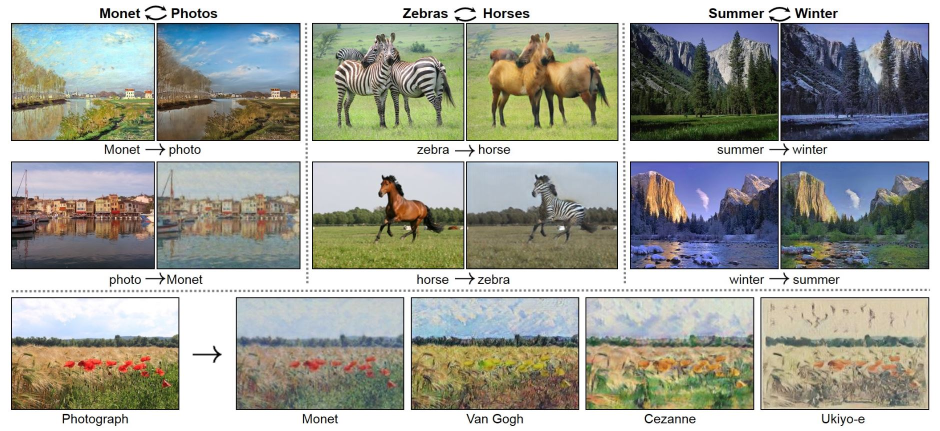
#> input picture imgs/风格迁移.JPG, 1880 x 862 px (shown at 1/2 size)
$ python data_prepare_v3.py --photo_dir imgs --output_dir out
#> lines starting #> are read from the running program, lines starting #| are printed output that depends on the picture
import os
import glob
from PIL import Image


def load_resized_img(path):
    return Image.open(path).convert('RGB').resize((256, 256))


def load_crop_img(path, x1, y1, x2, y2):
    return Image.open(path).convert('RGB').crop((x1, y1, x2, y2))


def process(photo_dir, output_dir):
#> called with photo_dir = 'imgs', output_dir = 'out'
    savedir = output_dir
    os.makedirs(savedir, exist_ok=True)
    print("Directory structure prepared at %s" % output_dir)

    photo_expr = photo_dir + "/*.jpg"
    photo_paths = glob.glob(photo_expr)
    photo_paths = sorted(photo_paths)

    print('The size of photo is %d' % len(photo_paths))
    for i, photo_path in enumerate(photo_paths):
        photo = Image.open(photo_path).convert('RGB')
#> photo is the input picture: PIL image 1880x862 RGB; mean R, G, B 162.2, 163.9, 155.3
        img_name = photo_path.split("\\")[-1]
        x, y = photo.size
#> x = 1880; y = 862
        if x > y:
            photo2 = photo.crop(((x - y) // 2, 0, (x + y) // 2, y))
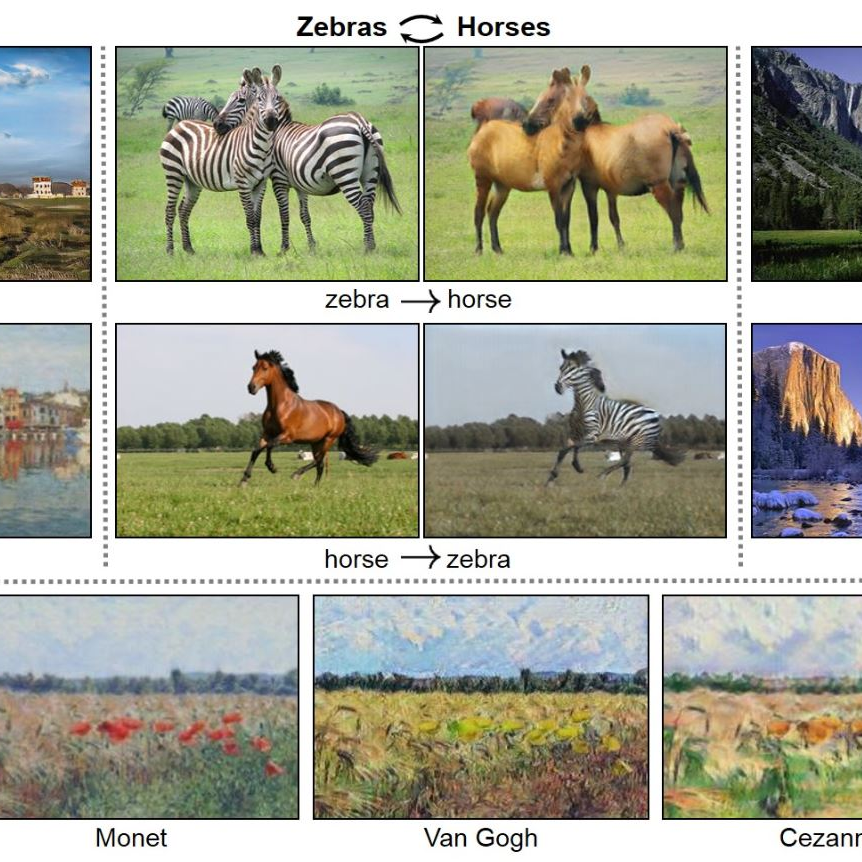
#> photo2: PIL image 862x862 RGB; mean R, G, B 166.1, 167.5, 151.5
            ph = photo2.resize((256, 256))
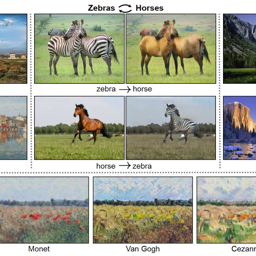
#> ph: PIL image 256x256 RGB; mean R, G, B 165.9, 167.2, 151.3
            savepath = os.path.join(savedir, img_name)
            ph.save(savepath, format='JPEG', subsampling=0, quality=100)
        else:
            photo2 = photo.crop((0, (y - x) // 2, x, (y + x) // 2))
            ph = photo2.resize((256, 256))
            savepath = os.path.join(savedir, img_name)
            ph.save(savepath, format='JPEG', subsampling=0, quality=100)


if __name__ == '__main__':
    import argparse

    parser = argparse.ArgumentParser()
    parser.add_argument('--photo_dir', type=str, required=True,
                        help='Path to the photo directory.')
    parser.add_argument('--output_dir', type=str, required=True,
                        default='./datasets/chinesePainting',
                        help='Directory the output images will be written to.')
    opt = parser.parse_args()

    print('Preparing %s Dataset' % opt.photo_dir)
    process(opt.photo_dir, opt.output_dir)

    print('Done')
